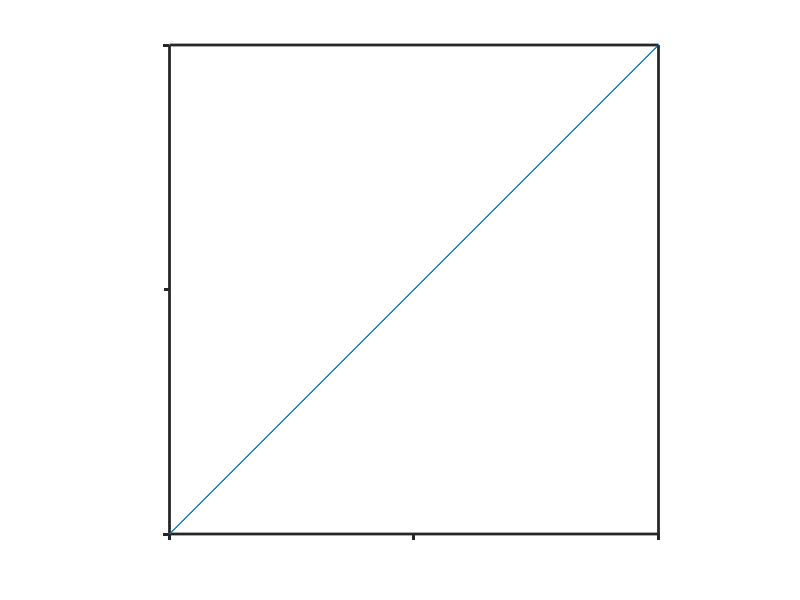

MATLAB code to generate this figure:
figure 
lw = 2; 
x=0:5:10; 
plot(x,x) 
a1 = gca; 
set(a1,'box','off','tickdir','out','xticklabel',{},'yticklabel',{},... 
    'linewidth',lw,'Xtick',[0:5:10],'ytick',[0:5:10]) 
axis square 
a2 = copyobj(a1,gcf); 
set(a2,'color','none','xaxislocation','top','yaxislocation','right','xtick',[],'ytick',[])